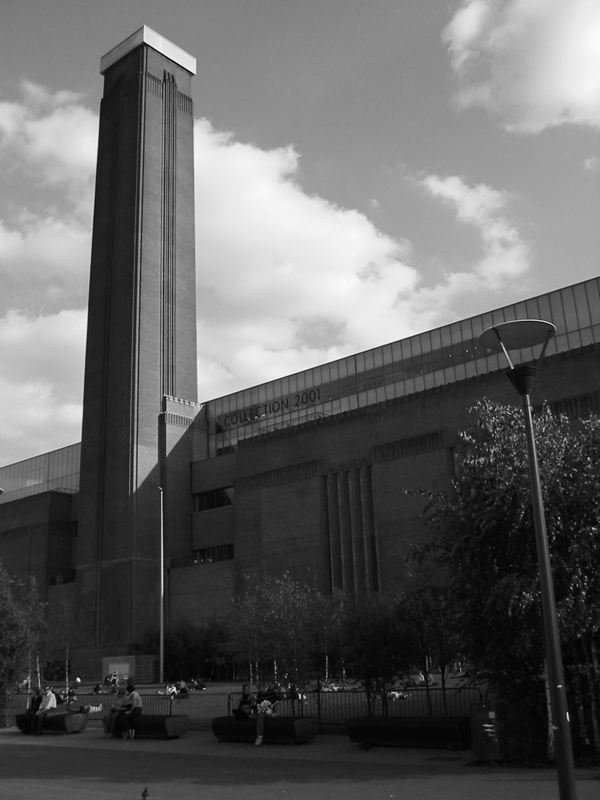
#> input picture sw06/images/LondonSmall.png, 600 x 800 px
$ jupyter execute opencv_uebung6.ipynb   (shell and % lines are left out)   (older library calls are emulated)
#> lines starting #> are read from the running program, lines starting #| are printed output that depends on the picture
# Übung 6: Kantendetektion und Hough Transformation

##  Kantendetektion mit Canny

Mit dem Canny Detektor können Kanten in einem Bild detektiert werden. Das von Canny bereits 1987 etnwickelte Verfahren betrachtet die Kantenerkennung als Optimisierungsproblem und besteht in der Anwendung im wesentlichen aus 3 Schritten:

- Ermittlung der Kantenstärke durch Ableitungsfilter
- Finden des lokalen Maxima senkrecht zur Kante
- Hysteresis Thresholding mit 2 Schwellwerten unter Berücksichtigung der Verbindungen zwischen den Pixeln

[cell 1]
# OpenCV needs to be included first
import cv2
import numpy as np

# for displaying images in jupyter

import matplotlib as mpl
from matplotlib import pyplot as plt
mpl.rcParams['figure.dpi']= 200

[cell 2]
image = cv2.imread('images/LondonSmall.png')
#> image is the input picture: shape (800, 600, 3); min 0, max 253, mean 97.2
plt.imshow(image)

### Aufgabe 1: Kantendetektion
Detektieren Sie auf obigen Bild die Kanten mit dem in OpenCV eingebauten Canny Detektor. Wir wirken sich die Parameter aus?

[cell 3]
canny00 = cv2.Canny(image, 0,30)
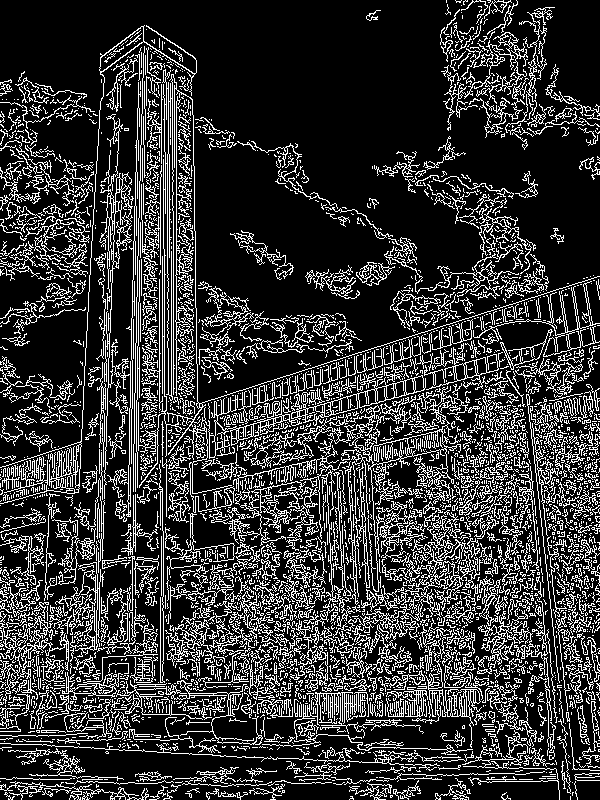
#> canny00: shape (800, 600); 21% white in thin lines or dots
canny01 = cv2.Canny(image, 30, 90)
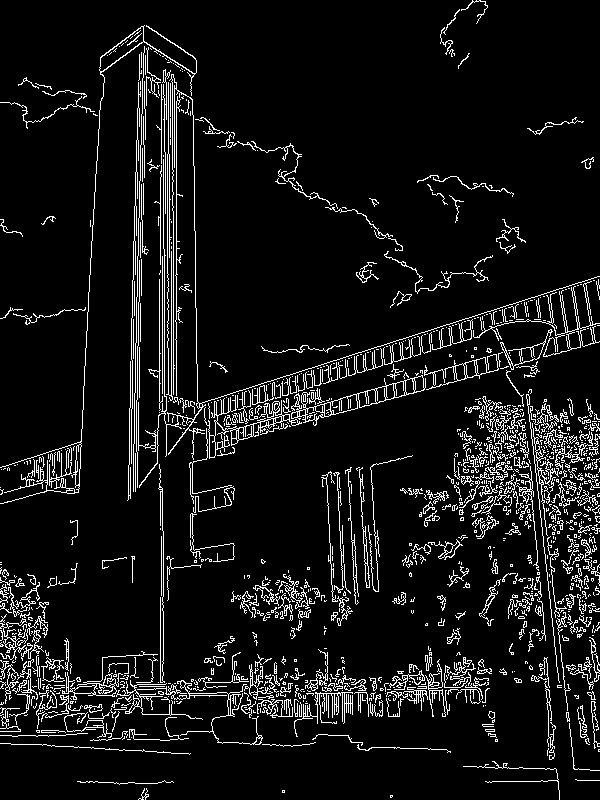
#> canny01: shape (800, 600); 8% white in thin lines or dots
canny02 = cv2.Canny(image, 91, 255)
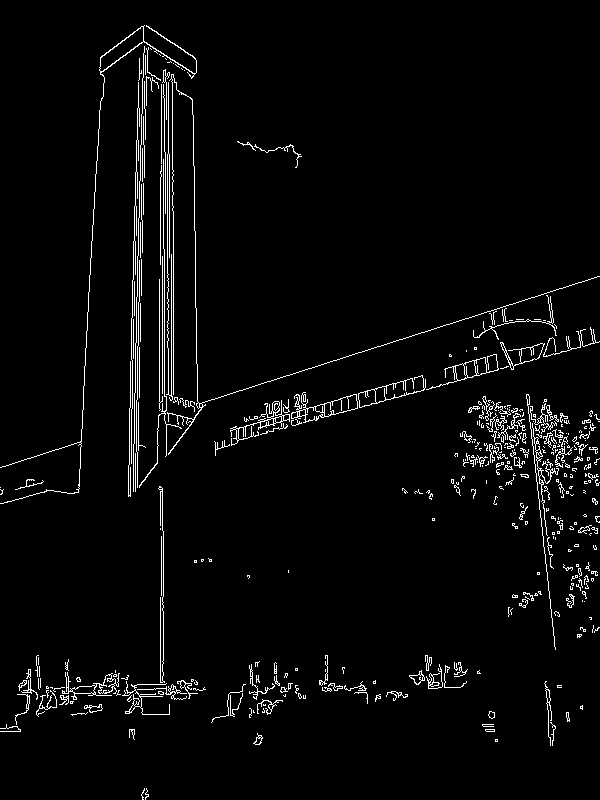
#> canny02: shape (800, 600); 3.2% white in thin lines or dots

#(Canny(src, (min,max) threshold))

plt.subplot(1, 3, 1)
plt.title("Canny 00 / 0, 30"), plt.xticks([]), plt.yticks([])
plt.imshow(canny00, cmap='gray')

plt.subplot(1, 3, 2)
plt.title("Canny 01 / 30, 90"), plt.xticks([]), plt.yticks([])
plt.imshow(canny01, cmap='gray')

plt.subplot(1, 3, 3)
plt.title("Canny 02 / 91, 255"), plt.xticks([]), plt.yticks([])
plt.imshow(canny02, cmap='gray')

plt.show()
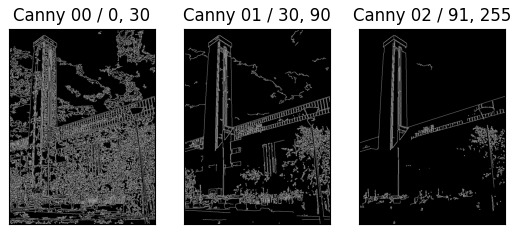
#> figure drawn by matplotlib, 3 panels

### Aufgabe2:  Canny Filter auf verschiedenen Auflösungsstufen

Der in OpenCV implementierte Canny Filter erlaubt nicht sehr viele Parameter Angaben, insbesondere ist es nicht möglich ihn direkt auf verschiedenen Auflösungsstufen anzuwenden. Dies können wir aber umgehen, indem wir die Ableitungen selber berechnen.

Dazu wollen wir zuerst das Bild mit einem Gaussfilter glätten und dann davon die ersten Ableitungen in x und y berechnen.

Benutzen Sie dazu die Funktionen GaussianBlur und dann Sobel. Am besten verwenden Sie für die Ableitungen 16bit Integer, die können dann später direkt wieder in der Canny Funktion verwendet werden.

[cell 4]
img_gauss = cv2.GaussianBlur(cv2.cvtColor(image, cv2.COLOR_BGR2GRAY), (5,5), 0)

# Sobel
sobel_x = cv2.Sobel(img_gauss, cv2.CV_16U, 1, 0, ksize=5) # d/dx
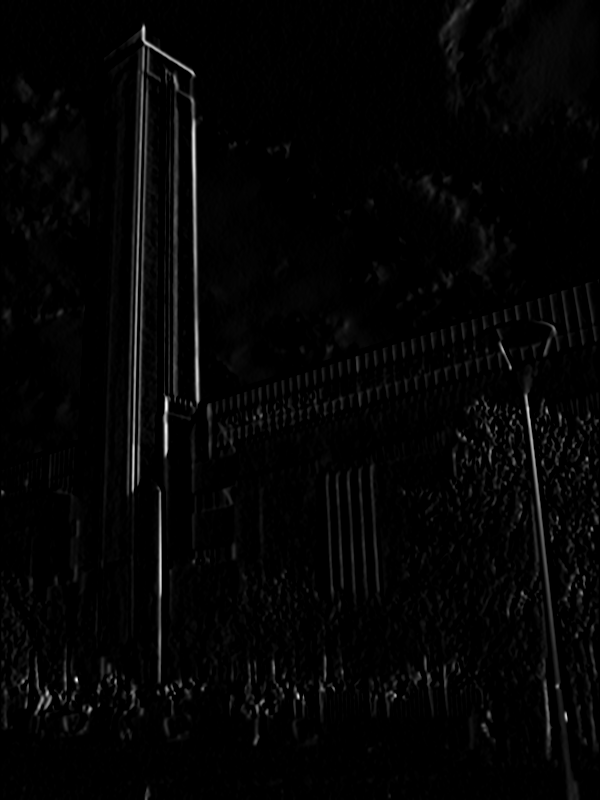
#> sobel_x: shape (800, 600) uint16; min 0, max 4850, mean 94.1; drawn with min black and max white
sobel_y = cv2.Sobel(img_gauss, cv2.CV_16U, 0, 1, ksize=5) # d/d<
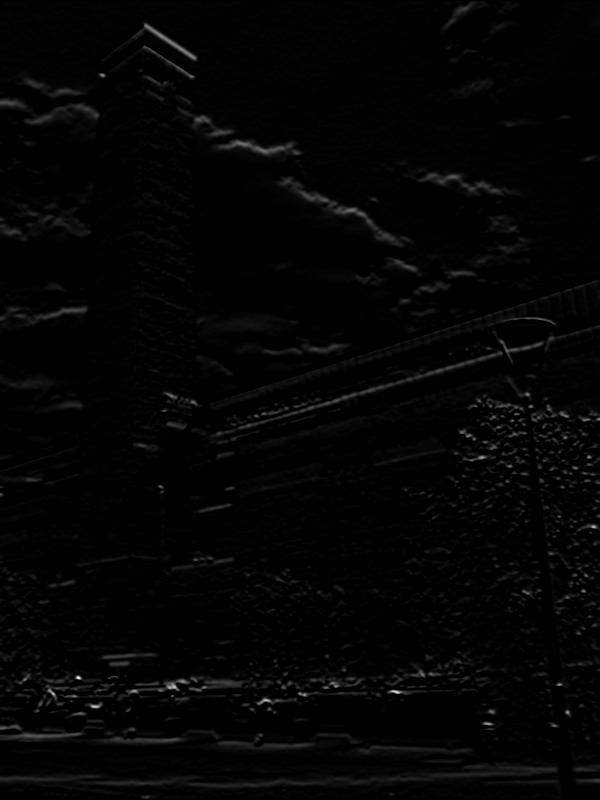
#> sobel_y: shape (800, 600) uint16; min 0, max 4748, mean 76; drawn with min black and max white

# Plot
plt.subplot(1, 2, 1)
plt.title("Sobel - X"), plt.xticks([]), plt.yticks([])
plt.imshow(sobel_x, cmap='gray')

plt.subplot(1, 2, 2)
plt.title("Sobel - Y"), plt.xticks([]), plt.yticks([])
plt.imshow(sobel_y, cmap='gray')

plt.show()

Stellen Sie dar Resultat der Ableitungen dar (wie?) und berechnen Sie auch die Kantenstärke als

$$ \text{edge} = \sqrt{dx^2 + dy^2} $$

und stellen Sie diese dar.

[cell 5]
# edges
# square root of sum of squares of derivatives
edge_01 = np.sqrt(np.add(np.square(sobel_x), np.square(sobel_y)))
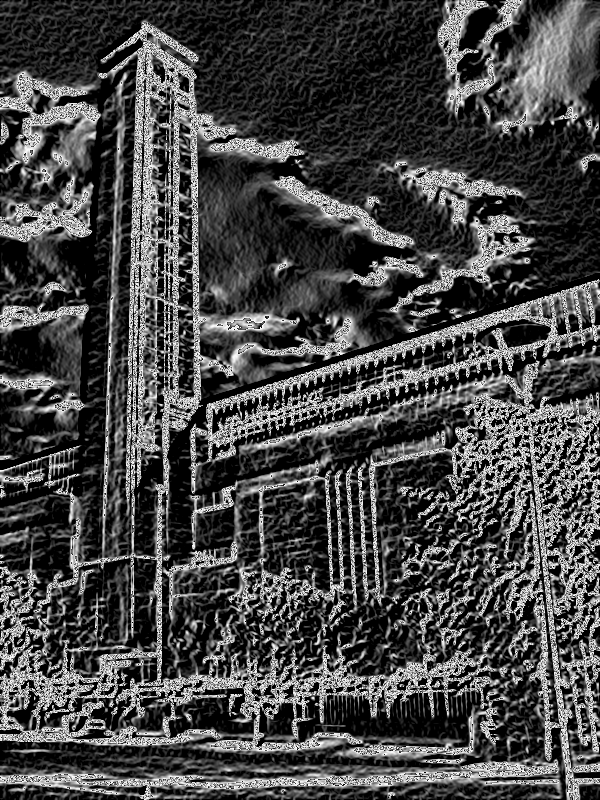
#> edge_01: shape (800, 600) float32; min 0, max 256, mean 71.5; drawn with min black and max white

# with bitwise_or
edge_02 = np.sqrt(cv2.bitwise_or(np.square(sobel_x), np.square(sobel_y)))
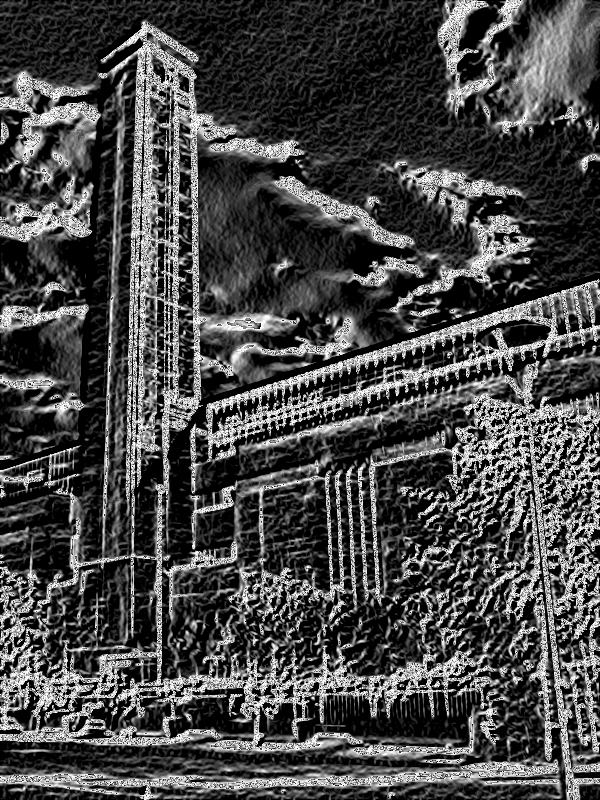
#> edge_02: shape (800, 600) float32; min 0, max 256, mean 72.8; drawn with min black and max white

# Plot
plt.subplot(1, 2, 1)
plt.title("edge - 1"), plt.xticks([]), plt.yticks([])
plt.imshow(edge_01, cmap='gray')

plt.subplot(1, 2, 2)
plt.title("edge - 2"), plt.xticks([]), plt.yticks([])
plt.imshow(edge_02, cmap='gray')

plt.show()
